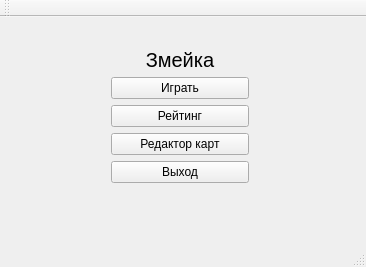
<?xml version="1.0" encoding="UTF-8"?>
<ui version="4.0">
 <class>MainWindow</class>
 <widget class="QMainWindow" name="MainWindow">
  <property name="geometry">
   <rect>
    <x>0</x>
    <y>0</y>
    <width>366</width>
    <height>267</height>
   </rect>
  </property>
  <property name="windowTitle">
   <string>Змейка</string>
  </property>
  <widget class="QWidget" name="centralWidget">
   <widget class="QWidget" name="verticalLayoutWidget">
    <property name="geometry">
     <rect>
      <x>100</x>
      <y>20</y>
      <width>160</width>
      <height>157</height>
     </rect>
    </property>
    <layout class="QVBoxLayout" name="verticalLayout">
     <item>
      <widget class="QLabel" name="label">
       <property name="font">
        <font>
         <pointsize>15</pointsize>
        </font>
       </property>
       <property name="text">
        <string>Змейка</string>
       </property>
       <property name="textFormat">
        <enum>Qt::AutoText</enum>
       </property>
       <property name="scaledContents">
        <bool>false</bool>
       </property>
       <property name="alignment">
        <set>Qt::AlignCenter</set>
       </property>
      </widget>
     </item>
     <item>
      <widget class="QPushButton" name="play">
       <property name="text">
        <string>Играть</string>
       </property>
      </widget>
     </item>
     <item>
      <widget class="QPushButton" name="scores">
       <property name="text">
        <string>Рейтинг</string>
       </property>
      </widget>
     </item>
     <item>
      <widget class="QPushButton" name="creator">
       <property name="text">
        <string>Редактор карт</string>
       </property>
      </widget>
     </item>
     <item>
      <widget class="QPushButton" name="exit">
       <property name="text">
        <string>Выход</string>
       </property>
      </widget>
     </item>
    </layout>
   </widget>
  </widget>
  <widget class="QMenuBar" name="menuBar">
   <property name="geometry">
    <rect>
     <x>0</x>
     <y>0</y>
     <width>366</width>
     <height>23</height>
    </rect>
   </property>
  </widget>
  <widget class="QToolBar" name="mainToolBar">
   <attribute name="toolBarArea">
    <enum>TopToolBarArea</enum>
   </attribute>
   <attribute name="toolBarBreak">
    <bool>false</bool>
   </attribute>
  </widget>
  <widget class="QStatusBar" name="statusBar"/>
 </widget>
 <layoutdefault spacing="6" margin="11"/>
 <resources/>
 <connections/>
</ui>
